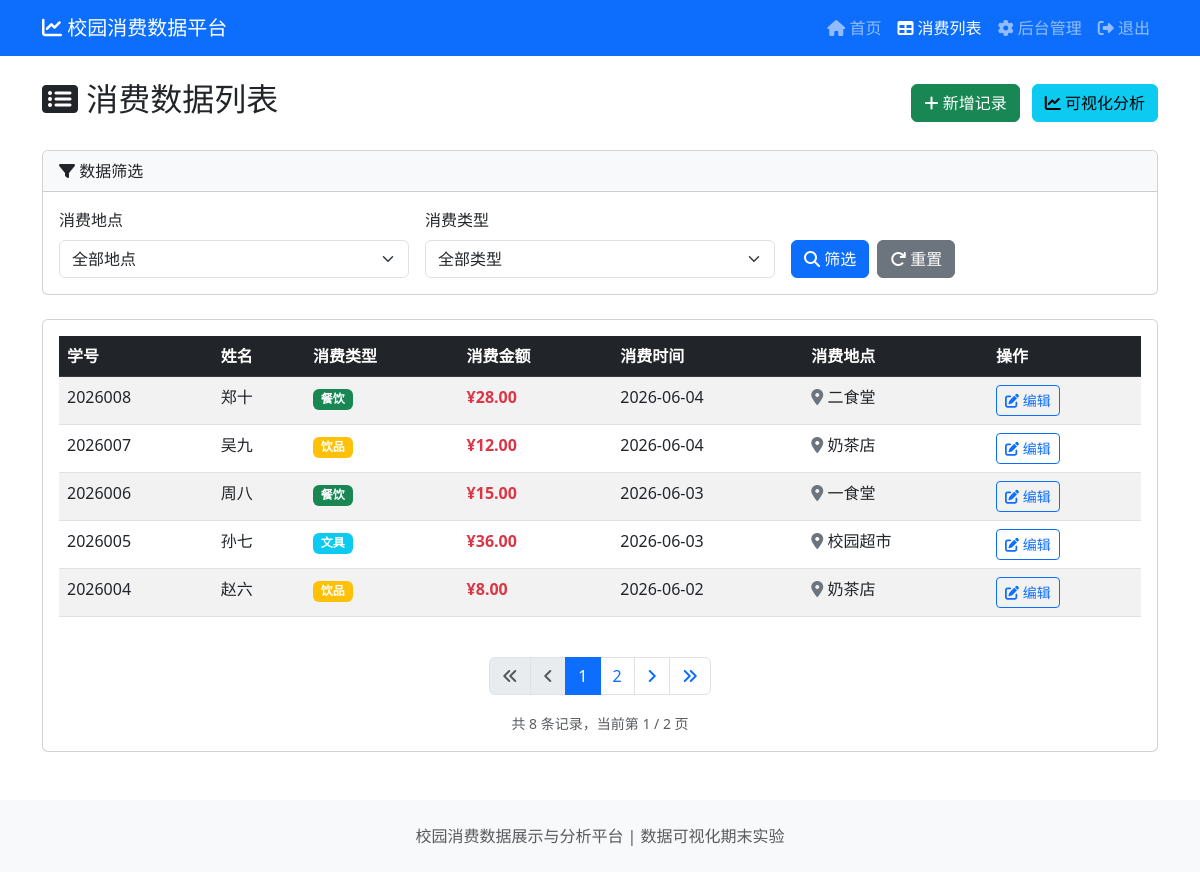
Screenshot of /list/ (signed in) with the database file from the repository.
### consumption/models.py (models this page shows, shortened)
class Consumption(models.Model):
    CONSUMPTION_TYPES = [
        ('餐饮', '餐饮'),
        ('文具', '文具'),
        ('饮品', '饮品'),
        ('其他', '其他'),
    ]
    LOCATIONS = [
        ('一食堂', '一食堂'),
        ('二食堂', '二食堂'),
        ('校园超市', '校园超市'),
        ('奶茶店', '奶茶店'),
    ]
    student_id = models.CharField('学号', max_length=20, db_index=True)
    name = models.CharField('姓名', max_length=50)
    consumption_type = models.CharField('消费类型', max_length=20, choices=CONSUMPTION_TYPES)
    amount = models.DecimalField('消费金额', max_digits=10, decimal_places=2)
    consumption_time = models.DateField('消费时间', db_index=True)
    location = models.CharField('消费地点', max_length=50, choices=LOCATIONS)
    created_at = models.DateTimeField('创建时间', auto_now_add=True)
    updated_at = models.DateTimeField('更新时间', auto_now=True)
    class Meta:
        db_table = 'consumption'
        verbose_name = '消费记录'
        verbose_name_plural = '消费记录'
        ordering = ['-consumption_time']

### consumption/views.py (the view)
# urls.py: path('list/', views.list_view, name='list'),
@login_required(login_url='/login/')
def list_view(request):
    location = request.GET.get('location', '')
    consumption_type = request.GET.get('type', '')
    records = Consumption.objects.all()
    if location:
        records = records.filter(location=location)
    if consumption_type:
        records = records.filter(consumption_type=consumption_type)
    paginator = Paginator(records, 5)
    page_number = request.GET.get('page', 1)
    page_obj = paginator.get_page(page_number)
    locations = Consumption.objects.values_list('location', flat=True).distinct()
    types = Consumption.objects.values_list('consumption_type', flat=True).distinct()
    context = {
        'page_obj': page_obj,
        'locations': locations,
        'types': types,
        'selected_location': location,
        'selected_type': consumption_type,
        'user': request.user,
    }
    return render(request, 'consumption/list.html', context)

### consumption/templates/consumption/list.html (shortened to what this page needs)
<!DOCTYPE html>
<html lang="zh-CN">
<head>
    <link href="https://cdn.jsdelivr.net/npm/bootstrap@5.3.0/dist/css/bootstrap.min.css" rel="stylesheet">
    <link href="https://cdnjs.cloudflare.com/ajax/libs/font-awesome/6.4.0/css/all.min.css" rel="stylesheet">
</head>
<body>
    <nav class="navbar navbar-expand-lg navbar-dark bg-primary">
        <div class="container">
            <a class="navbar-brand" href="{% url 'consumption:index' %}">
                <i class="fas fa-chart-line"></i> 校园消费数据平台
            </a>
            <div class="collapse navbar-collapse">
                <ul class="navbar-nav ms-auto">
                    <li class="nav-item">
                        <a class="nav-link" href="{% url 'consumption:index' %}">
                            <i class="fas fa-home"></i> 首页
                        </a>
                    </li>
                    <li class="nav-item">
                        <a class="nav-link active" href="{% url 'consumption:list' %}">
                            <i class="fas fa-table"></i> 消费列表
                        </a>
                    </li>
                    <li class="nav-item">
                        <a class="nav-link" href="/admin/">
                            <i class="fas fa-cog"></i> 后台管理
                        </a>
                    </li>
                    <li class="nav-item">
                        <a class="nav-link" href="{% url 'consumption:logout' %}">
                            <i class="fas fa-sign-out-alt"></i> 退出
                        </a>
                    </li>
                </ul>
            </div>
        </div>
    </nav>
    <div class="container mt-4">
        <div class="d-flex justify-content-between align-items-center mb-4">
            <h2><i class="fas fa-list-alt"></i> 消费数据列表</h2>
            <div>
                <a href="/admin/consumption/consumption/add/" target="_blank" class="btn btn-success">
                    <i class="fas fa-plus"></i> 新增记录
                </a>
                <a href="http://localhost:8501" target="_blank" class="btn btn-info ms-2">
                    <i class="fas fa-chart-line"></i> 可视化分析
                </a>
            </div>
        </div>
        <div class="card mb-4">
            <div class="card-header bg-light">
                <i class="fas fa-filter"></i> 数据筛选
            </div>
            <div class="card-body">
                <form method="get" class="row g-3">
                    <div class="col-md-4">
                        <label class="form-label">消费地点</label>
                        <select name="location" class="form-select">
                            <option value="">全部地点</option>
                        </select>
                    </div>
                    <div class="col-md-4">
                        <label class="form-label">消费类型</label>
                        <select name="type" class="form-select">
                            <option value="">全部类型</option>
                        </select>
                    </div>
                    <div class="col-md-4 d-flex align-items-end">
                        <button type="submit" class="btn btn-primary me-2">
                            <i class="fas fa-search"></i> 筛选
                        </button>
                        <a href="{% url 'consumption:list' %}" class="btn btn-secondary">
                            <i class="fas fa-redo"></i> 重置
                        </a>
                    </div>
                </form>
            </div>
        </div>
        <div class="card">
            <div class="card-body">
                <div class="table-responsive">
                    <table class="table table-striped table-hover">
                        <thead class="table-dark">
                            <tr>
                                <th>学号</th>
                                <th>姓名</th>
                                <th>消费类型</th>
                                <th>消费金额</th>
                                <th>消费时间</th>
                                <th>消费地点</th>
                                <th>操作</th>
                            </tr>
                        </thead>
                        <tbody>
                            {% for record in page_obj %}
                            <tr>
                                <td>{{ record.student_id }}</td>
                                <td>{{ record.name }}</td>
                                <td>
                                    <span class="badge {% if record.consumption_type == '餐饮' %}bg-success
                                                      {% elif record.consumption_type == '文具' %}bg-info
                                                      {% elif record.consumption_type == '饮品' %}bg-warning
                                                      {% else %}bg-secondary{% endif %}">
                                        {{ record.consumption_type }}
                                    </span>
                                </td>
                                <td class="text-danger fw-bold">¥{{ record.amount }}</td>
                                <td>{{ record.consumption_time|date:"Y-m-d" }}</td>
                                <td><i class="fas fa-location-dot text-secondary"></i> {{ record.location }}</td>
                                <td>
                                    <a href="/admin/consumption/consumption/{{ record.id }}/change/"
                                       target="_blank" class="btn btn-sm btn-outline-primary">
                                        <i class="fas fa-edit"></i> 编辑
                                    </a>
                                </td>
                            </tr>
                            {% endfor %}
                        </tbody>
                    </table>
                </div>
                {% if page_obj.has_other_pages %}
                <nav aria-label="Page navigation" class="mt-4">
                    <ul class="pagination justify-content-center">
                        {% if page_obj.has_previous %}
                            <li class="page-item">
                                <a class="page-link" href="?page=1{% if selected_location %}&location={{ selected_location }}{% endif %}{% if selected_type %}&type={{ selected_type }}{% endif %}">
                                    <i class="fas fa-angle-double-left"></i>
                                </a>
                            </li>
                            <li class="page-item">
                                <a class="page-link" href="?page={{ page_obj.previous_page_number }}{% if selected_location %}&location={{ selected_location }}{% endif %}{% if selected_type %}&type={{ selected_type }}{% endif %}">
                                    <i class="fas fa-angle-left"></i>
                                </a>
                            </li>
                        {% else %}
                            <li class="page-item disabled"><span class="page-link"><i class="fas fa-angle-double-left"></i></span></li>
                            <li class="page-item disabled"><span class="page-link"><i class="fas fa-angle-left"></i></span></li>
                        {% endif %}
                        {% for num in page_obj.paginator.page_range %}
                            {% if page_obj.number == num %}
                                <li class="page-item active"><span class="page-link">{{ num }}</span></li>
                            {% elif num > page_obj.number|add:'-3' and num < page_obj.number|add:'3' %}
                                <li class="page-item">
                                    <a class="page-link" href="?page={{ num }}{% if selected_location %}&location={{ selected_location }}{% endif %}{% if selected_type %}&type={{ selected_type }}{% endif %}">{{ num }}</a>
                                </li>
                            {% endif %}
                        {% endfor %}
                        {% if page_obj.has_next %}
                            <li class="page-item">
                                <a class="page-link" href="?page={{ page_obj.next_page_number }}{% if selected_location %}&location={{ selected_location }}{% endif %}{% if selected_type %}&type={{ selected_type }}{% endif %}">
                                    <i class="fas fa-angle-right"></i>
                                </a>
                            </li>
                            <li class="page-item">
                                <a class="page-link" href="?page={{ page_obj.paginator.num_pages }}{% if selected_location %}&location={{ selected_location }}{% endif %}{% if selected_type %}&type={{ selected_type }}{% endif %}">
                                    <i class="fas fa-angle-double-right"></i>
                                </a>
                            </li>
                        {% else %}
                            <li class="page-item disabled"><span class="page-link"><i class="fas fa-angle-right"></i></span></li>
                            <li class="page-item disabled"><span class="page-link"><i class="fas fa-angle-double-right"></i></span></li>
                        {% endif %}
                    </ul>
                </nav>
                {% endif %}
                <div class="text-center text-muted mt-3">
                    <small>
                        共 {{ page_obj.paginator.count }} 条记录，当前第 {{ page_obj.number }} / {{ page_obj.paginator.num_pages }} 页
                    </small>
                </div>
            </div>
        </div>
    </div>
    <footer class="bg-light text-center text-muted py-4 mt-5">
        <div class="container">
            <p class="mb-0">校园消费数据展示与分析平台 | 数据可视化期末实验</p>
        </div>
    </footer>
</body>
</html>

### rows the page displays
Consumption: student_id "2026008", name "郑十", consumption_type "餐饮", amount "28.00", consumption_time "2026-06-04", location "二食堂"
Consumption: student_id "2026007", name "吴九", consumption_type "饮品", amount "12.00", consumption_time "2026-06-04", location "奶茶店"
Consumption: student_id "2026006", name "周八", consumption_type "餐饮", amount "15.00", consumption_time "2026-06-03", location "一食堂"
Consumption: student_id "2026005", name "孙七", consumption_type "文具", amount "36.00", consumption_time "2026-06-03", location "校园超市"
Consumption: student_id "2026004", name "赵六", consumption_type "饮品", amount "8.00", consumption_time "2026-06-02", location "奶茶店"

### other values shown
{{ num }} "1"
{{ num }} "2"
{{ page_obj.paginator.count }} "8"
{{ page_obj.number }} "1"
{{ page_obj.paginator.num_pages }} "2"
